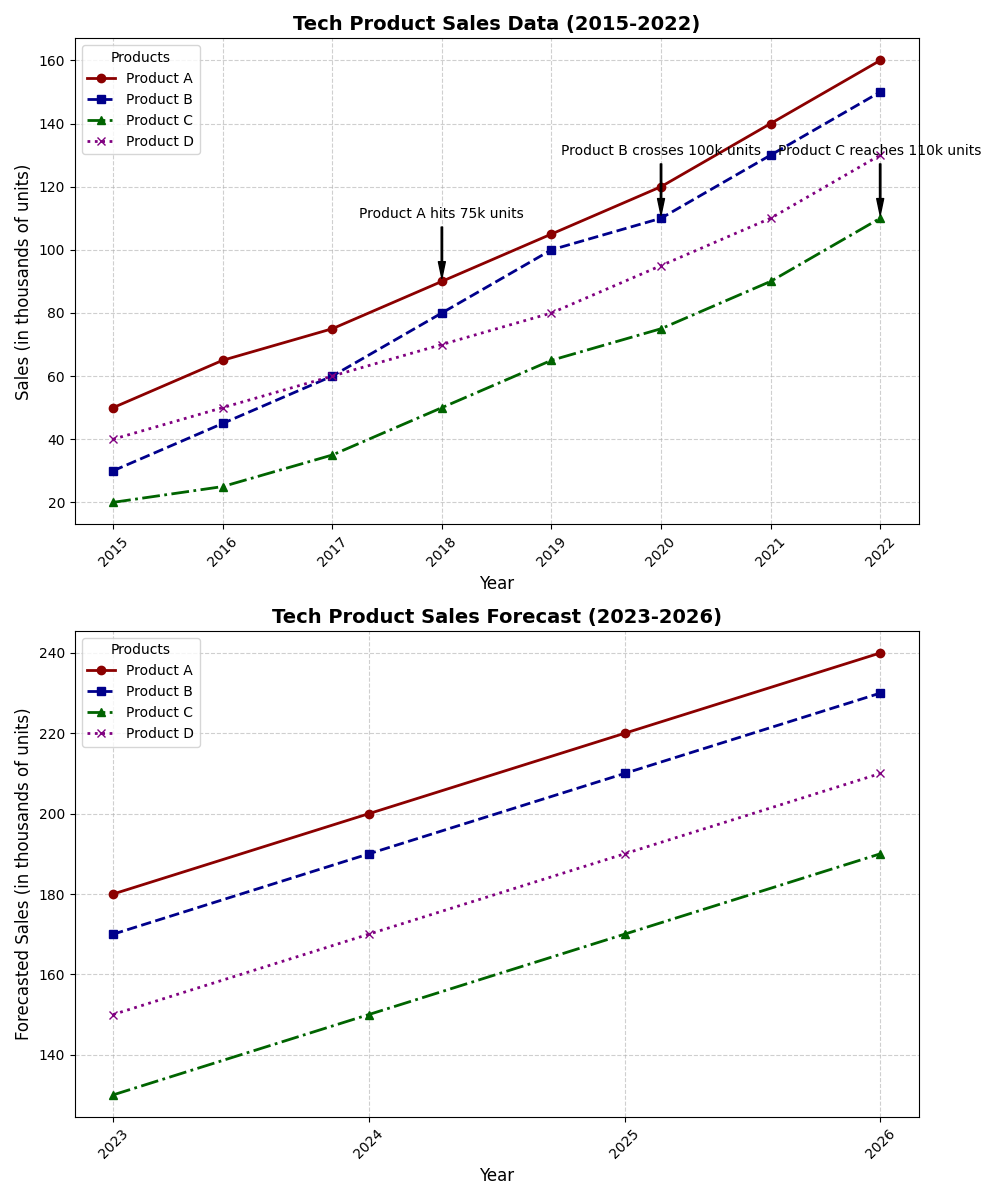

Python code for this plot:
import matplotlib.pyplot as plt
import numpy as np

years_actual = np.arange(2015, 2023)
years_forecast = np.arange(2023, 2027)

product_a_sales = np.array([50, 65, 75, 90, 105, 120, 140, 160])
product_b_sales = np.array([30, 45, 60, 80, 100, 110, 130, 150])
product_c_sales = np.array([20, 25, 35, 50, 65, 75, 90, 110])
product_d_sales = np.array([40, 50, 60, 70, 80, 95, 110, 130])  # New data for Product D

product_a_forecast = np.array([180, 200, 220, 240])
product_b_forecast = np.array([170, 190, 210, 230])
product_c_forecast = np.array([130, 150, 170, 190])
product_d_forecast = np.array([150, 170, 190, 210])  # New forecast for Product D

fig, axes = plt.subplots(2, 1, figsize=(10, 12))

# Plot actual sales data
ax1 = axes[0]
ax1.plot(years_actual, product_a_sales, marker='o', linestyle='-', color='#8b0000', linewidth=2, label='Product A')
ax1.plot(years_actual, product_b_sales, marker='s', linestyle='--', color='#00008b', linewidth=2, label='Product B')
ax1.plot(years_actual, product_c_sales, marker='^', linestyle='-.', color='#006400', linewidth=2, label='Product C')
ax1.plot(years_actual, product_d_sales, marker='x', linestyle=':', color='#800080', linewidth=2, label='Product D')  # Plot Product D
ax1.set_title('Tech Product Sales Data (2015-2022)', fontsize=14, fontweight='bold')
ax1.set_xlabel('Year', fontsize=12)
ax1.set_ylabel('Sales (in thousands of units)', fontsize=12)
ax1.set_xticks(years_actual)
ax1.set_xticklabels(years_actual, rotation=45)
ax1.legend(title='Products', loc='upper left', fontsize=10)
ax1.grid(True, linestyle='--', alpha=0.6)

annotations = {
    2018: ("Product A hits 75k units", product_a_sales[3]),
    2020: ("Product B crosses 100k units", product_b_sales[5]),
    2022: ("Product C reaches 110k units", product_c_sales[7]),
}
for year, (text, y_value) in annotations.items():
    ax1.annotate(text, xy=(year, y_value), xytext=(year, y_value + 20),
                arrowprops=dict(facecolor='black', shrink=0.05, width=1, headwidth=5), fontsize=10, color='black', ha='center')

# Plot forecasted sales data
ax2 = axes[1]
ax2.plot(years_forecast, product_a_forecast, marker='o', linestyle='-', color='#8b0000', linewidth=2, label='Product A')
ax2.plot(years_forecast, product_b_forecast, marker='s', linestyle='--', color='#00008b', linewidth=2, label='Product B')
ax2.plot(years_forecast, product_c_forecast, marker='^', linestyle='-.', color='#006400', linewidth=2, label='Product C')
ax2.plot(years_forecast, product_d_forecast, marker='x', linestyle=':', color='#800080', linewidth=2, label='Product D')  # Plot Product D Forecast
ax2.set_title('Tech Product Sales Forecast (2023-2026)', fontsize=14, fontweight='bold')
ax2.set_xlabel('Year', fontsize=12)
ax2.set_ylabel('Forecasted Sales (in thousands of units)', fontsize=12)
ax2.set_xticks(years_forecast)
ax2.set_xticklabels(years_forecast, rotation=45)
ax2.legend(title='Products', loc='upper left', fontsize=10)
ax2.grid(True, linestyle='--', alpha=0.6)

plt.tight_layout()
plt.show()
